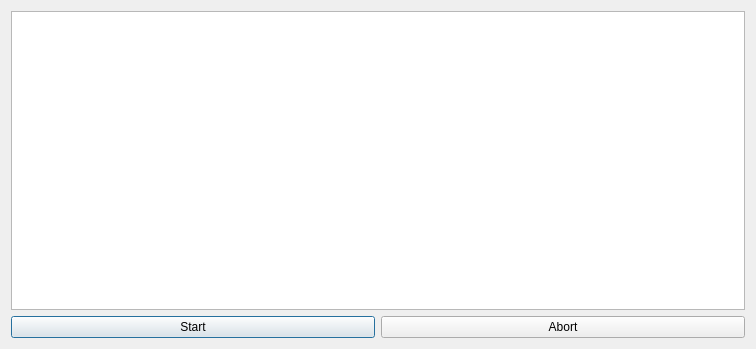
<?xml version="1.0" encoding="UTF-8"?>
<ui version="4.0">
 <class>FirmwareUploadDialog</class>
 <widget class="QDialog" name="FirmwareUploadDialog">
  <property name="geometry">
   <rect>
    <x>0</x>
    <y>0</y>
    <width>756</width>
    <height>349</height>
   </rect>
  </property>
  <property name="windowTitle">
   <string>Dialog</string>
  </property>
  <layout class="QVBoxLayout" name="verticalLayout">
   <item>
    <widget class="QListWidget" name="listWidget"/>
   </item>
   <item>
    <layout class="QHBoxLayout" name="horizontalLayout">
     <item>
      <widget class="QPushButton" name="startPushButton">
       <property name="text">
        <string>Start</string>
       </property>
      </widget>
     </item>
     <item>
      <widget class="QPushButton" name="abortPushButton">
       <property name="text">
        <string>Abort</string>
       </property>
      </widget>
     </item>
    </layout>
   </item>
  </layout>
 </widget>
 <resources/>
 <connections/>
</ui>
